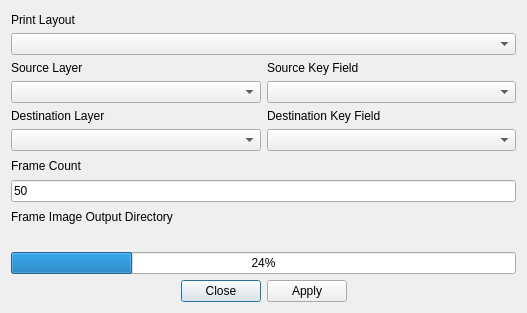
<?xml version="1.0" encoding="UTF-8"?>
<ui version="4.0">
 <class>mmqgis_animate_location_form</class>
 <widget class="QDialog" name="mmqgis_animate_location_form">
  <property name="windowModality">
   <enum>Qt::ApplicationModal</enum>
  </property>
  <property name="enabled">
   <bool>true</bool>
  </property>
  <property name="geometry">
   <rect>
    <x>0</x>
    <y>0</y>
    <width>527</width>
    <height>313</height>
   </rect>
  </property>
  <property name="mouseTracking">
   <bool>false</bool>
  </property>
  <property name="windowTitle">
   <string>Animate Location</string>
  </property>
  <layout class="QVBoxLayout" name="verticalLayout">
   <item>
    <widget class="QLabel" name="label_5">
     <property name="text">
      <string>Print Layout</string>
     </property>
     <property name="alignment">
      <set>Qt::AlignBottom|Qt::AlignLeading|Qt::AlignLeft</set>
     </property>
    </widget>
   </item>
   <item>
    <widget class="QComboBox" name="print_layout"/>
   </item>
   <item>
    <layout class="QGridLayout" name="gridLayout">
     <item row="1" column="0">
      <widget class="QComboBox" name="source_layer_name"/>
     </item>
     <item row="1" column="1">
      <widget class="QComboBox" name="source_key_field"/>
     </item>
     <item row="0" column="0">
      <widget class="QLabel" name="label_4">
       <property name="text">
        <string>Source Layer</string>
       </property>
       <property name="alignment">
        <set>Qt::AlignBottom|Qt::AlignLeading|Qt::AlignLeft</set>
       </property>
      </widget>
     </item>
     <item row="3" column="0">
      <widget class="QComboBox" name="destination_layer_name"/>
     </item>
     <item row="0" column="1">
      <widget class="QLabel" name="label_6">
       <property name="text">
        <string>Source Key Field</string>
       </property>
       <property name="alignment">
        <set>Qt::AlignBottom|Qt::AlignLeading|Qt::AlignLeft</set>
       </property>
      </widget>
     </item>
     <item row="2" column="0">
      <widget class="QLabel" name="label_2">
       <property name="text">
        <string>Destination Layer</string>
       </property>
      </widget>
     </item>
     <item row="2" column="1">
      <widget class="QLabel" name="label_9">
       <property name="text">
        <string>Destination Key Field</string>
       </property>
      </widget>
     </item>
     <item row="3" column="1">
      <widget class="QComboBox" name="destination_key_field"/>
     </item>
    </layout>
   </item>
   <item>
    <widget class="QLabel" name="label_7">
     <property name="text">
      <string>Frame Count</string>
     </property>
    </widget>
   </item>
   <item>
    <widget class="QLineEdit" name="frame_count">
     <property name="text">
      <string>50</string>
     </property>
     <property name="readOnly">
      <bool>false</bool>
     </property>
    </widget>
   </item>
   <item>
    <widget class="QLabel" name="label">
     <property name="text">
      <string>Frame Image Output Directory</string>
     </property>
     <property name="alignment">
      <set>Qt::AlignBottom|Qt::AlignLeading|Qt::AlignLeft</set>
     </property>
    </widget>
   </item>
   <item>
    <widget class="QgsFileWidget" name="frame_directory"/>
   </item>
   <item>
    <widget class="QProgressBar" name="status">
     <property name="value">
      <number>24</number>
     </property>
    </widget>
   </item>
   <item>
    <widget class="QDialogButtonBox" name="buttonBox">
     <property name="orientation">
      <enum>Qt::Horizontal</enum>
     </property>
     <property name="standardButtons">
      <set>QDialogButtonBox::Apply|QDialogButtonBox::Close</set>
     </property>
     <property name="centerButtons">
      <bool>true</bool>
     </property>
    </widget>
   </item>
  </layout>
 </widget>
 <customwidgets>
  <customwidget>
   <class>QgsFileWidget</class>
   <extends>QWidget</extends>
   <header>qgsfilewidget.h</header>
  </customwidget>
 </customwidgets>
 <tabstops>
  <tabstop>buttonBox</tabstop>
 </tabstops>
 <resources/>
 <connections>
  <connection>
   <sender>buttonBox</sender>
   <signal>accepted()</signal>
   <receiver>mmqgis_animate_location_form</receiver>
   <slot>accept()</slot>
   <hints>
    <hint type="sourcelabel">
     <x>248</x>
     <y>254</y>
    </hint>
    <hint type="destinationlabel">
     <x>157</x>
     <y>274</y>
    </hint>
   </hints>
  </connection>
  <connection>
   <sender>buttonBox</sender>
   <signal>rejected()</signal>
   <receiver>mmqgis_animate_location_form</receiver>
   <slot>reject()</slot>
   <hints>
    <hint type="sourcelabel">
     <x>316</x>
     <y>260</y>
    </hint>
    <hint type="destinationlabel">
     <x>286</x>
     <y>274</y>
    </hint>
   </hints>
  </connection>
 </connections>
</ui>
